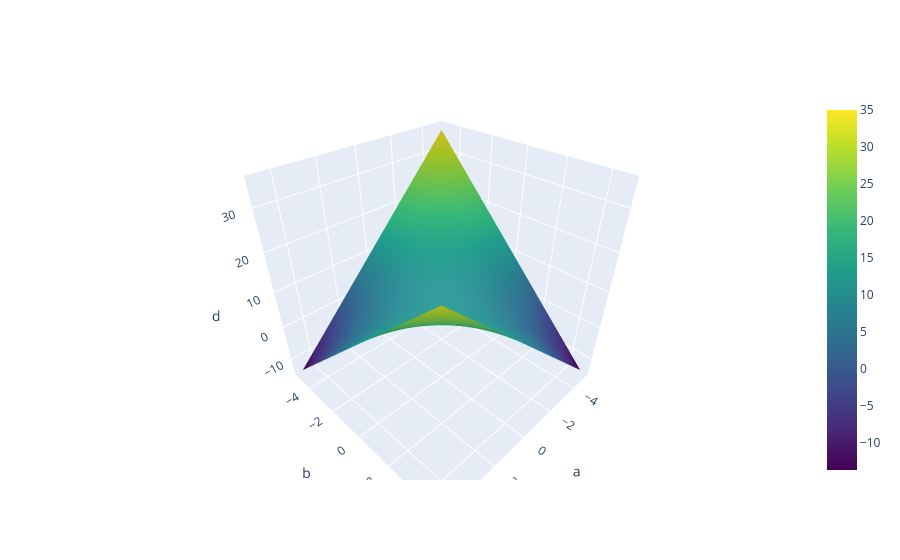

Here is the notebook cell this chart was saved with:
### Code cell
## all together
import plotly.graph_objects as go

a_values = np.arange(-5, 5, 0.25)
b_values = np.arange(-5, 5, 0.25)
A, B = np.meshgrid(a_values, b_values)
D = A * B + 10

fig = go.Figure(data=[go.Surface(x=A, y=B, z=D, colorscale="Viridis")])
fig.update_layout(
    scene=dict(
        xaxis_title="a",
        yaxis_title="b",
        zaxis_title="d",
    )
)
fig.show()

### Figure 1 — Plotly figure (JSON) as saved in the notebook; plotly's stock layout.template omitted (floating-point values rounded to 4 significant figures; data arrays with more than 128 entries replaced by an {"elided": "..."} marker saying what was removed)
{"data": [{"colorscale": [[0, "#440154"], [0.1111, "#482878"], [0.2222, "#3e4989"], [0.3333, "#31688e"], [0.4444, "#26828e"], [0.5556, "#1f9e89"], [0.6667, "#35b779"], [0.7778, "#6ece58"], [0.8889, "#b5de2b"], [1, "#fde725"]], "type": "surface", "x": {"elided": "40x40 float values"}, "y": {"elided": "40x40 float values"}, "z": {"elided": "40x40 float values"}}], "layout": {"autosize": true, "scene": {"aspectmode": "auto", "aspectratio": {"x": 1, "y": 1, "z": 1}, "camera": {"center": {"x": 0, "y": 0, "z": 0}, "eye": {"x": 1.114, "y": 1.114, "z": 1.114}, "projection": {"type": "perspective"}, "up": {"x": 0, "y": 0, "z": 1}}, "xaxis": {"title": {"text": "a"}, "type": "linear"}, "yaxis": {"title": {"text": "b"}, "type": "linear"}, "zaxis": {"title": {"text": "d"}, "type": "linear"}}}}
